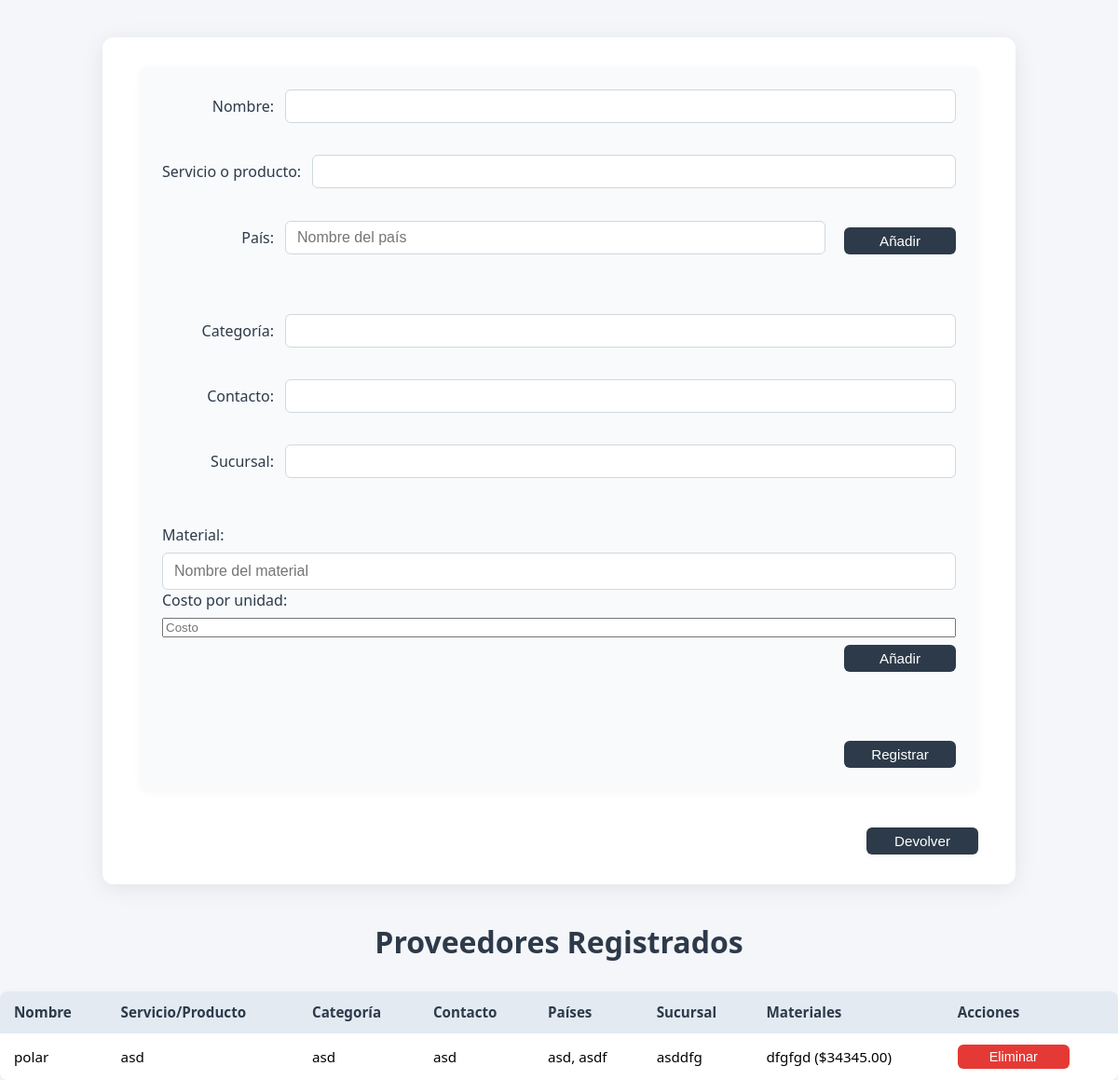
/proveedores/, run on an earlier commit of the app's database.
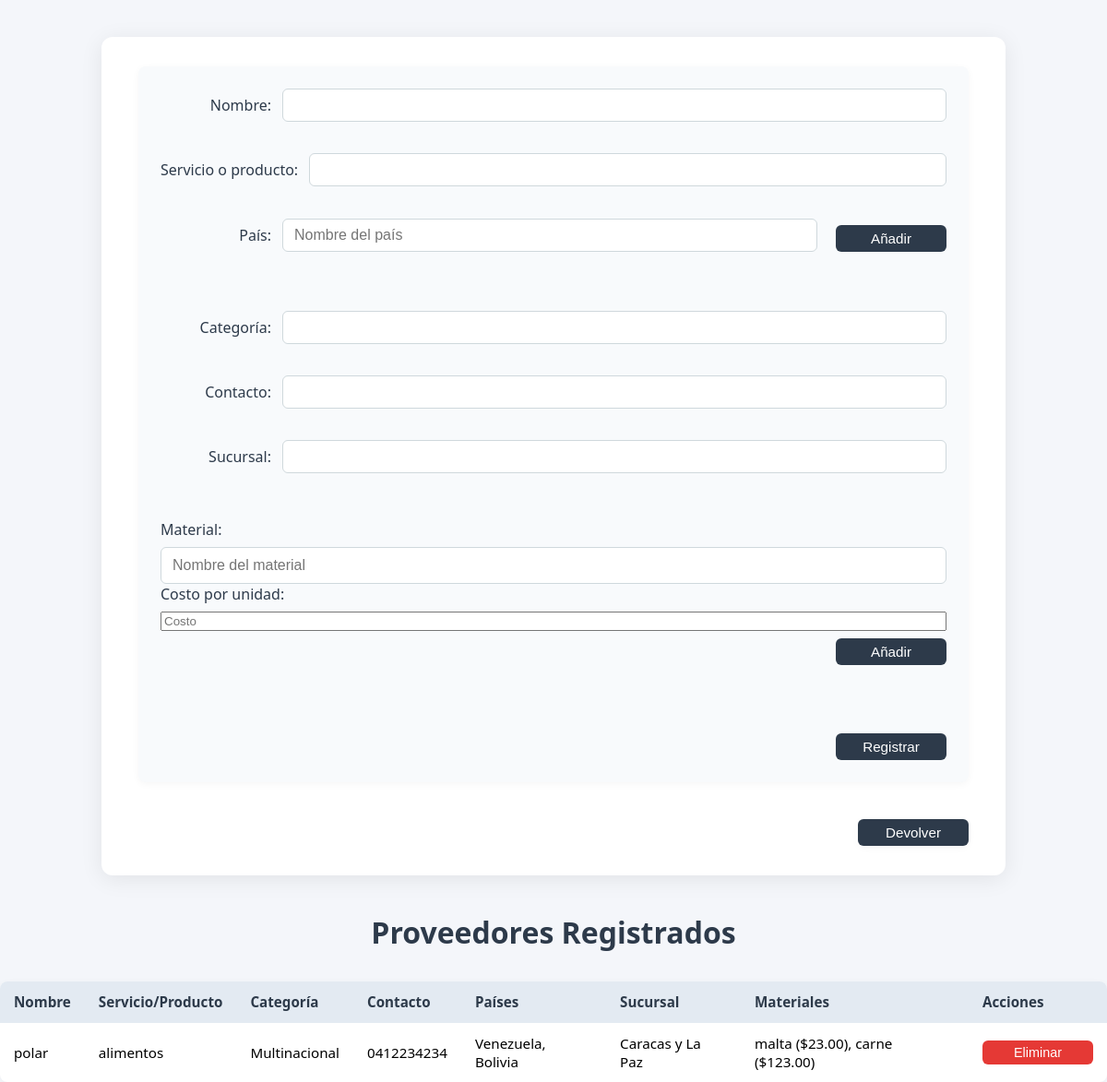
And on a later commit of the database.
### compras/models.py (models this page shows, shortened)
class Proveedores(models.Model):
    name = models.CharField(max_length=100)
    service_or_product = models.CharField(max_length=100)
    categorie = models.CharField(max_length=100)
    contact = models.CharField(max_length=100)
    countries = models.ManyToManyField(Paises)
    sucursal = models.CharField(max_length=100)
    materiales = models.ManyToManyField(Material, through='ProveedorMaterial')

class Paises(models.Model):
    nombre = models.CharField(max_length=100)

class ProveedorMaterial(models.Model):
    proveedor = models.ForeignKey('Proveedores', on_delete=models.CASCADE)
    material = models.ForeignKey(Material, on_delete=models.CASCADE)
    costo_unidad = models.DecimalField(max_digits=10, decimal_places=2)
    class Meta:
        unique_together = ('proveedor', 'material')

class Material(models.Model):
    nombre = models.CharField(max_length=100)

### compras/views.py (the view)
# urls.py: path('proveedores/', proveedores_view, name='proveedores'),
@csrf_protect
def proveedores_view(request):
    import json
    from .models import ProveedorMaterial, Material, Paises
    if request.method == 'POST':
        form = ProveedorForm(request.POST)
        materiales_json = request.POST.get('materiales_json', '[]')
        materiales_data = json.loads(materiales_json)  # lista de {nombre, costo}
        paises_json = request.POST.get('paises_json', '[]')
        paises_nombres = json.loads(paises_json)
        if form.is_valid():
            proveedor = form.save(commit=False)
            proveedor.save()
            proveedor.materiales.clear()
            for mat in materiales_data:
                nombre = mat.get('nombre')
                costo = mat.get('costo')
                if nombre and costo is not None:
                    material_obj, _ = Material.objects.get_or_create(nombre=nombre)
                    ProveedorMaterial.objects.create(
                        proveedor=proveedor,
                        material=material_obj,
                        costo_unidad=costo
                    )
            paises_objs = [Paises.objects.get_or_create(nombre=nombre)[0] for nombre in paises_nombres]
            proveedor.countries.set(paises_objs)
            return redirect('proveedores')
    else:
        form = ProveedorForm()
    proveedores = Proveedores.objects.all()
    return render(request, 'proveedores.html', {'form': form, 'proveedores': proveedores})

### compras/forms.py
class ProveedorForm(forms.ModelForm):
    class Meta:
        model = Proveedores
        fields = ['name', 'service_or_product', 'categorie', 'contact', 'sucursal']

### compras/templates/proveedores.html (shortened to what this page needs)
{% load static %}
<!DOCTYPE html>
<html lang="es">
<head>
    <link rel="stylesheet" href="{% static 'styles/styles_compras.css' %}">
    <link rel="stylesheet" href="{% static 'styles/proveedores.css' %}">
    <div class="container-proveedores">
        <form method="post" id="proveedor-form">
            <div class="form-row">
                <label for="id_name">Nombre:</label>
                {{ form.name }}
            </div>
            <div class="form-row">
                <label for="id_service_or_product">Servicio o producto:</label>
                {{ form.service_or_product }}
            </div>
            <div class="form-row">
                <label for="pais-input">País:</label>
                <input type="text" id="pais-input" placeholder="Nombre del país">
                <button type="button" onclick="addPais()">Añadir</button>
            </div>
            <div class="form-row">
                <label for="id_categorie">Categoría:</label>
                {{ form.categorie }}
            </div>
            <div class="form-row">
                <label for="id_contact">Contacto:</label>
                {{ form.contact }}
            </div>
            <div class="form-row">
                <label for="id_sucursal">Sucursal:</label>
                {{ form.sucursal }}
            </div>
            <p>
                <label for="material-input">Material:</label>
                <input type="text" id="material-input" placeholder="Nombre del material">
                <label for="costo-material-input">Costo por unidad:</label>
                <input type="number" id="costo-material-input" placeholder="Costo" min="0" step="0.01">
                <button type="button" onclick="addMaterial()">Añadir</button>
            </p>
            <button type="submit">Registrar</button>
        </form>
        <div style="display: flex; justify-content: flex-end; margin-bottom: 0;">
            <button type="button" onclick="window.location.href='{% url 'dashboard' %}'" class="btn-devolver">Devolver</button>
        </div>
    </div>
    <h2>Proveedores Registrados</h2>
    <table>
        <thead>
            <tr>
                <th>Nombre</th>
                <th>Servicio/Producto</th>
                <th>Categoría</th>
                <th>Contacto</th>
                <th>Países</th>
                <th>Sucursal</th>
                <th>Materiales</th>
                <th>Acciones</th>
            </tr>
        </thead>
    <tbody id="proveedores-table-body">
            {% for proveedor in proveedores %}
            <tr>
                <td>{{ proveedor.name }}</td>
                <td>{{ proveedor.service_or_product }}</td>
                <td>{{ proveedor.categorie }}</td>
                <td>{{ proveedor.contact }}</td>
                <td>
                    {% with paises=proveedor.countries.all %}
                        {% if paises|length > 0 %}
                            {% for pais in paises %}
                                {{ pais.nombre|default:'---' }}{% if not forloop.last %}, {% endif %}
                            {% endfor %}
                        {% else %}
                            ---
                        {% endif %}
                    {% endwith %}
                </td>
                <td>{{ proveedor.sucursal }}</td>
                <td>
                    {% for pm in proveedor.proveedormaterial_set.all %}
                        {{ pm.material.nombre }} (${{ pm.costo_unidad }}){% if not forloop.last %}, {% endif %}
                    {% endfor %}
                </td>
                <td>
                    <form method="post" action="{% url 'eliminar_proveedor' %}" style="display:inline;">
                        <button type="submit">Eliminar</button>
                    </form>
                </td>
            </tr>
            {% endfor %}
        </tbody>
    </table>
</body>
</html>

### compras/static/styles/proveedores.css (style rules this page uses)
.container-proveedores { max-width: 900px; margin: 40px auto; background: #fff; border-radius: 12px; box-shadow: 0 4px 24px rgba(0,0,0,0.08); padding: 32px 40px; }
h2 { text-align: center; font-size: 2rem; color: #2d3a4a; margin-bottom: 24px; font-weight: 600; }
form#proveedor-form { display: flex; flex-direction: column; gap: 20px; background: #f8fafc; border-radius: 8px; padding: 24px; box-shadow: 0 2px 8px rgba(0,0,0,0.04); margin-bottom: 32px; }
.form-row { display: flex; align-items: center; gap: 12px; margin-bottom: 14px; }
.form-row label { min-width: 120px; font-weight: 500; color: #2d3a4a; margin-bottom: 0; text-align: right; }
.form-row input[type="text"], .form-row input[type="number"], .form-row select { flex: 1 1 220px; padding: 8px 12px; border: 1px solid #cfd8dc; border-radius: 6px; font-size: 1rem; background: #fff; box-sizing: border-box; }
.form-row button[type="button"] { margin-left: 8px; }
form label { font-weight: 500; color: #2d3a4a; margin-bottom: 8px; display: block; }
input[type="text"], select { width: 100%; padding: 10px 12px; border: 1px solid #cfd8dc; border-radius: 6px; font-size: 1rem; background: #fff; box-sizing: border-box; }
button[type="submit"], button[type="button"], .btn-devolver { background: #2d3a4a; color: #fff; border: none; border-radius: 6px; padding: 6px 14px; font-size: 0.95rem; cursor: pointer; transition: background 0.2s; margin-top: 8px; width: 120px; display: block; margin-left: auto; margin-right: 0; }
form#proveedor-form button[type="submit"] { padding: 8px 18px; padding: 6px 14px; font-size: 0.95rem; width: auto; width: 120px; display: block; margin-left: auto; margin-right: 0; width: 120px; display: block; margin-left: auto; margin-right: 0; }
form[action] button[type="submit"] { padding: 5px 12px; font-size: 0.9rem; background: #e53935; color: #fff; border-radius: 6px; margin: 0; transition: background 0.2s; }
form#proveedor-form p:has(#pais-input), form#proveedor-form p:has(#material-input) { grid-column: span 1; display: flex; flex-direction: column; }
table { width: 100%; border-collapse: collapse; background: #fff; border-radius: 8px; box-shadow: 0 2px 8px rgba(0,0,0,0.04); overflow: hidden; margin-top: 32px; }
th, td { padding: 12px 15px; text-align: left; border-bottom: 1px solid #e3eaf2; font-size: 0.95rem; }
th { background: #e3eaf2; color: #2d3a4a; font-weight: 600; }
tr:last-child td { border-bottom: none; }
.btn-devolver { background: #607d8b; color: #fff; border-radius: 6px; padding: 10px 20px; font-size: 1rem; font-weight: 500; box-shadow: 0 2px 8px rgba(0,0,0,0.04); margin-top: 20px; align-self: flex-end; }

What changed in the data, as far as the page shows it:
changed Proveedores "polar": service_or_product "asd" → "alimentos"; categorie "asd" → "Multinacional"; contact "asd" → "0412234234"; sucursal "asddfg" → "Caracas y La Paz"
changed Paises: nombre "asd" → "Venezuela"
changed Paises: nombre "asdf" → "Bolivia"
changed ProveedorMaterial: material.nombre "dfgfgd" → "malta"; costo_unidad "34345.00" → "23.00"; now shows ","
added ProveedorMaterial: material.nombre "carne", costo_unidad "123.00"
